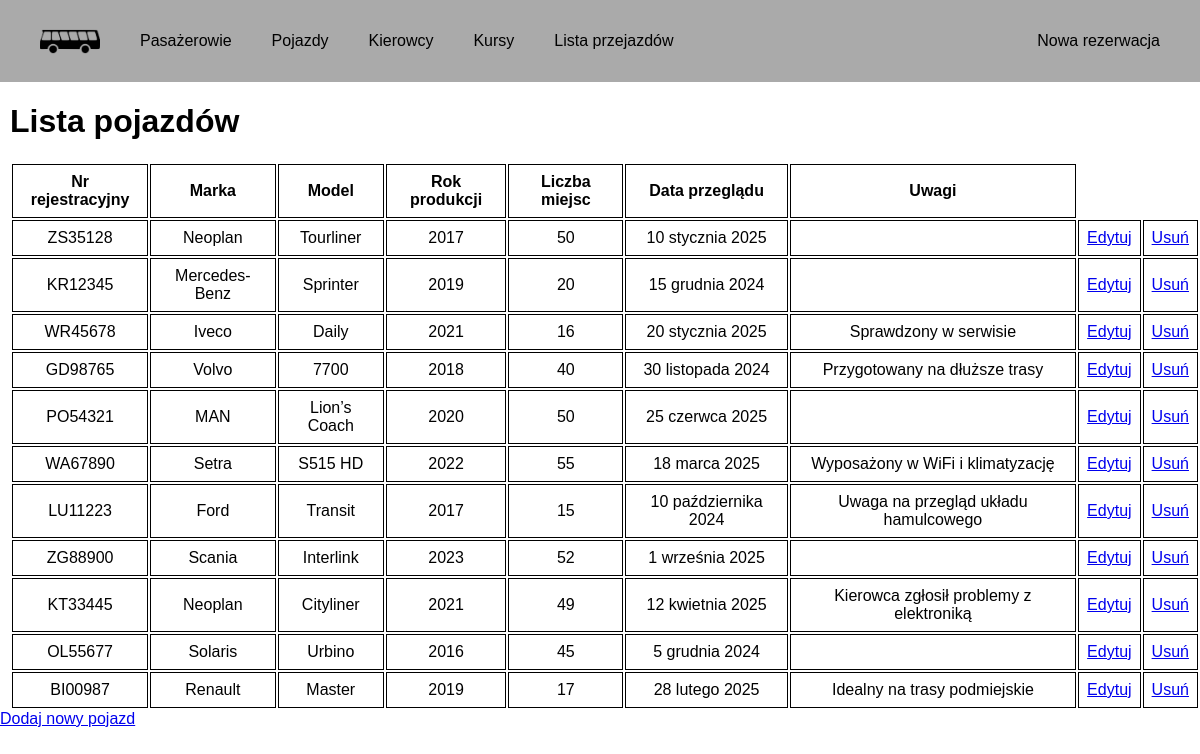
/vehicles/, run on the app's committed database.
### PassengerManagement/models.py (models this page shows, shortened)
class Vehicle(models.Model):
    license_plate = models.CharField(max_length=10)
    make = models.CharField(max_length=50)
    model = models.CharField(max_length=50)
    year = models.IntegerField()
    seats = models.PositiveIntegerField()  # Maksymalna liczba miejsc w pojeździe
    review_date = models.DateField(null=True, blank=True)  # Opcjonalne daty przeglądu
    notes = models.TextField(blank=True)

### PassengerManagement/views.py (the view)
# urls.py: path('vehicles/', views.vehicle_list, name='vehicle_list'),
def vehicle_list(request):
    vehicles = Vehicle.objects.all()
    return render(request, 'vehicle_management/vehicle_list.html', {'vehicles': vehicles})

### templates/vehicle_management/vehicle_list.html (shortened to what this page needs)
<!DOCTYPE html>
<html lang="pl">
<head>
    {% load static %}
    <link rel="stylesheet" href="{% static 'home.css' %}">
</head>
<body>
    <div class="navbar">
        <a href="/"><img src="{% static 'bus.png' %}" alt="Ikona autobusu" class="logo"></a>
        <a href="/passengers">Pasażerowie</a>
        <a href="/vehicles">Pojazdy</a>
        <a href="/drivers">Kierowcy</a>
        <a href="/schedules">Kursy</a>
        <a href="/trips">Lista przejazdów</a>
        <a href="/new-reservation" class="right">Nowa rezerwacja</a>
    </div>
    <h1>Lista pojazdów</h1>
    <table>
        <thead>
            <tr>
                <th>Nr rejestracyjny</th>
                <th>Marka</th>
                <th>Model</th>
                <th>Rok produkcji</th>
                <th>Liczba miejsc</th>
                <th>Data przeglądu</th>
                <th>Uwagi</th>
            </tr>
        </thead>
        <tbody>
            {% for vehicle in vehicles %}
            <tr>
                <td>{{ vehicle.license_plate }}</td>
                <td>{{ vehicle.make }}</td>
                <td>{{ vehicle.model }}</td>
                <td>{{ vehicle.year }}</td>
                <td>{{ vehicle.seats }}</td>
                <td>{{ vehicle.review_date }}</td>
                <td>{{ vehicle.notes }}</td>
                <td><a href="{% url 'vehicle_edit' vehicle.id %}">Edytuj</a></td>
                <td><a href="{% url 'vehicle_delete' vehicle.id %}" onclick="return confirm('Czy na pewno chcesz usunąć ten pojazd?')">Usuń</a></td>
            </tr>
            {% endfor %}
        </tbody>
    </table>
    <a href="{% url 'vehicle_add' %}">Dodaj nowy pojazd</a>
</body>
</html>

### static/home.css (style rules this page uses)
body { margin: 0; font-family: Arial, sans-serif; }
.navbar { background-color: #aaa; overflow: hidden; display: flex; align-items: center; padding: 10px 20px; }
.navbar a { color: black; padding: 14px 20px; text-decoration: none; text-align: center; font-family: Arial, sans-serif; }
.navbar .right { margin-left: auto; }
.logo { width: 60px; padding-top: 5px; }
h1 { margin-left: 10px; }
table { margin-left: 10px; }
th, td { border: 1px solid black; padding: 8px; text-align: center; }

### data on the page
Vehicle: license_plate "ZS35128", make "Neoplan", model "Tourliner", year "2017", seats "50", review_date "10 stycznia 2025"
Vehicle: license_plate "KR12345", make "Mercedes-Benz", model "Sprinter", year "2019", seats "20", review_date "15 grudnia 2024"
Vehicle: license_plate "WR45678", make "Iveco", model "Daily", year "2021", seats "16", review_date "20 stycznia 2025", notes "Sprawdzony w serwisie"
Vehicle: license_plate "GD98765", make "Volvo", model "7700", year "2018", seats "40", review_date "30 listopada 2024", notes "Przygotowany na dłuższe trasy"
Vehicle: license_plate "PO54321", make "MAN", model "Lion’s Coach", year "2020", seats "50", review_date "25 czerwca 2025"
Vehicle: license_plate "WA67890", make "Setra", model "S515 HD", year "2022", seats "55", review_date "18 marca 2025", notes "Wyposażony w WiFi i klimatyzację"
Vehicle: license_plate "LU11223", make "Ford", model "Transit", year "2017", seats "15", review_date "10 października 2024", notes "Uwaga na przegląd układu hamulcowego"
Vehicle: license_plate "ZG88900", make "Scania", model "Interlink", year "2023", seats "52", review_date "1 września 2025"
Vehicle: license_plate "KT33445", make "Neoplan", model "Cityliner", year "2021", seats "49", review_date "12 kwietnia 2025", notes "Kierowca zgłosił problemy z elektroniką"
Vehicle: license_plate "OL55677", make "Solaris", model "Urbino", year "2016", seats "45", review_date "5 grudnia 2024"
Vehicle: license_plate "BI00987", make "Renault", model "Master", year "2019", seats "17", review_date "28 lutego 2025", notes "Idealny na trasy podmiejskie"
